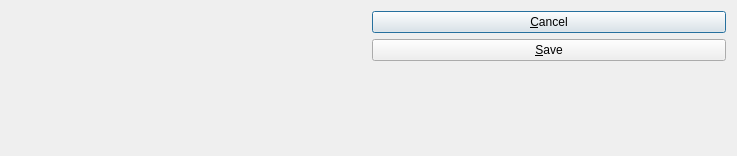
<?xml version="1.0" encoding="UTF-8"?>
<ui version="4.0">
 <comment>This file is part of the xTuple ERP: PostBooks Edition, a free and
open source Enterprise Resource Planning software suite,
Copyright (c) 1999-2012 by OpenMFG LLC, d/b/a xTuple.
It is licensed to you under the Common Public Attribution License
version 1.0, the full text of which (including xTuple-specific Exhibits)
is available at www.xtuple.com/CPAL.  By using this software, you agree
to be bound by its terms.</comment>
 <class>addressDialog</class>
 <widget class="QDialog" name="addressDialog">
  <property name="geometry">
   <rect>
    <x>0</x>
    <y>0</y>
    <width>737</width>
    <height>156</height>
   </rect>
  </property>
  <property name="windowTitle">
   <string>Address Dialog</string>
  </property>
  <layout class="QHBoxLayout" name="horizontalLayout">
   <item>
    <widget class="AddressCluster" name="_addr"/>
   </item>
   <item>
    <layout class="QVBoxLayout" name="verticalLayout">
     <property name="sizeConstraint">
      <enum>QLayout::SetDefaultConstraint</enum>
     </property>
     <item>
      <widget class="QPushButton" name="_cancel">
       <property name="text">
        <string>&amp;Cancel</string>
       </property>
      </widget>
     </item>
     <item>
      <widget class="QPushButton" name="_save">
       <property name="text">
        <string>&amp;Save</string>
       </property>
      </widget>
     </item>
     <item>
      <spacer name="verticalSpacer">
       <property name="orientation">
        <enum>Qt::Vertical</enum>
       </property>
       <property name="sizeHint" stdset="0">
        <size>
         <width>20</width>
         <height>40</height>
        </size>
       </property>
      </spacer>
     </item>
    </layout>
   </item>
  </layout>
 </widget>
 <customwidgets>
  <customwidget>
   <class>AddressCluster</class>
   <extends>QWidget</extends>
   <header>addresscluster.h</header>
  </customwidget>
 </customwidgets>
 <resources/>
 <connections>
  <connection>
   <sender>_cancel</sender>
   <signal>clicked()</signal>
   <receiver>addressDialog</receiver>
   <slot>reject()</slot>
   <hints>
    <hint type="sourcelabel">
     <x>595</x>
     <y>30</y>
    </hint>
    <hint type="destinationlabel">
     <x>551</x>
     <y>2</y>
    </hint>
   </hints>
  </connection>
 </connections>
</ui>
